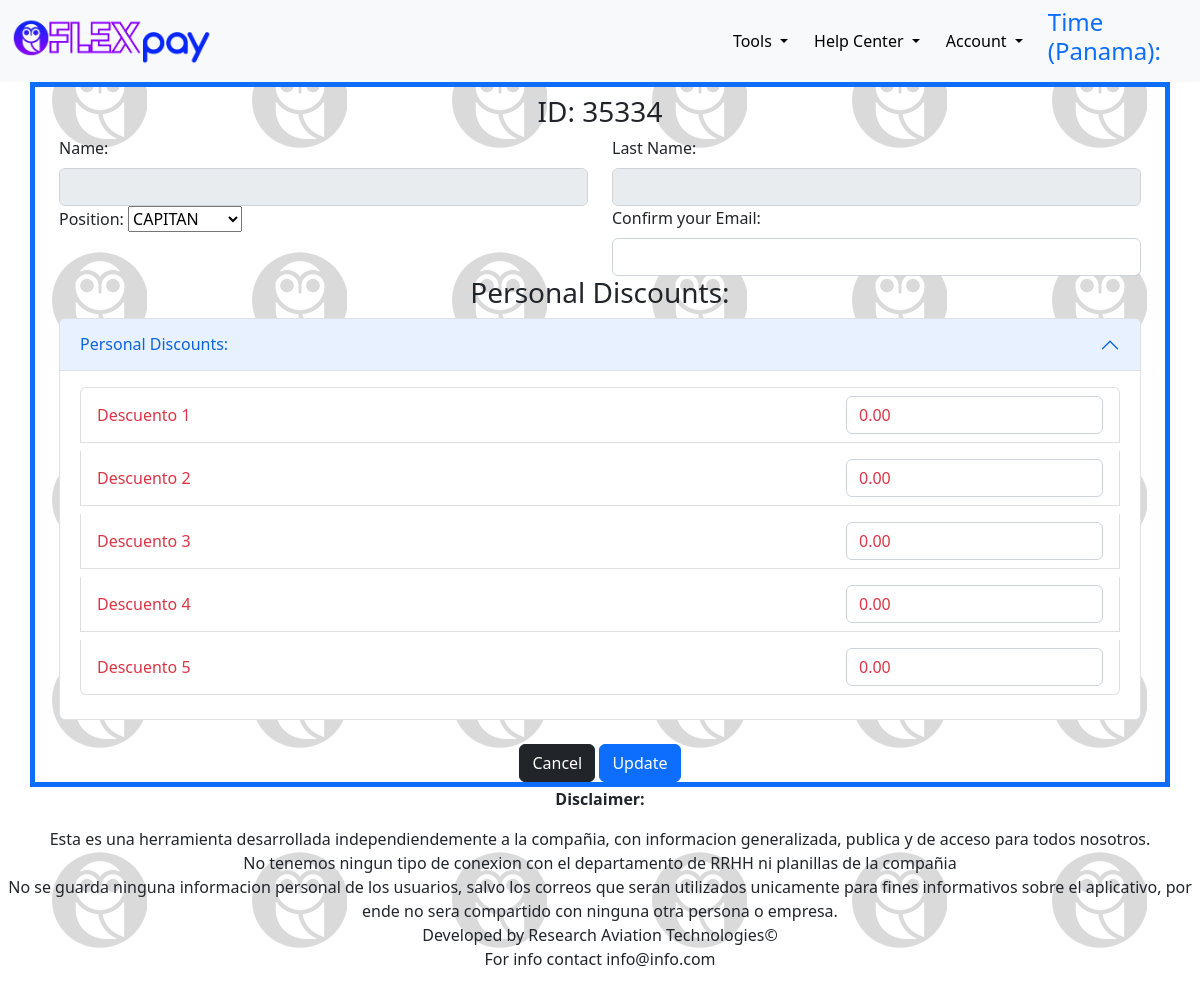
Before: /profile/1/ (signed in) with the older database file.
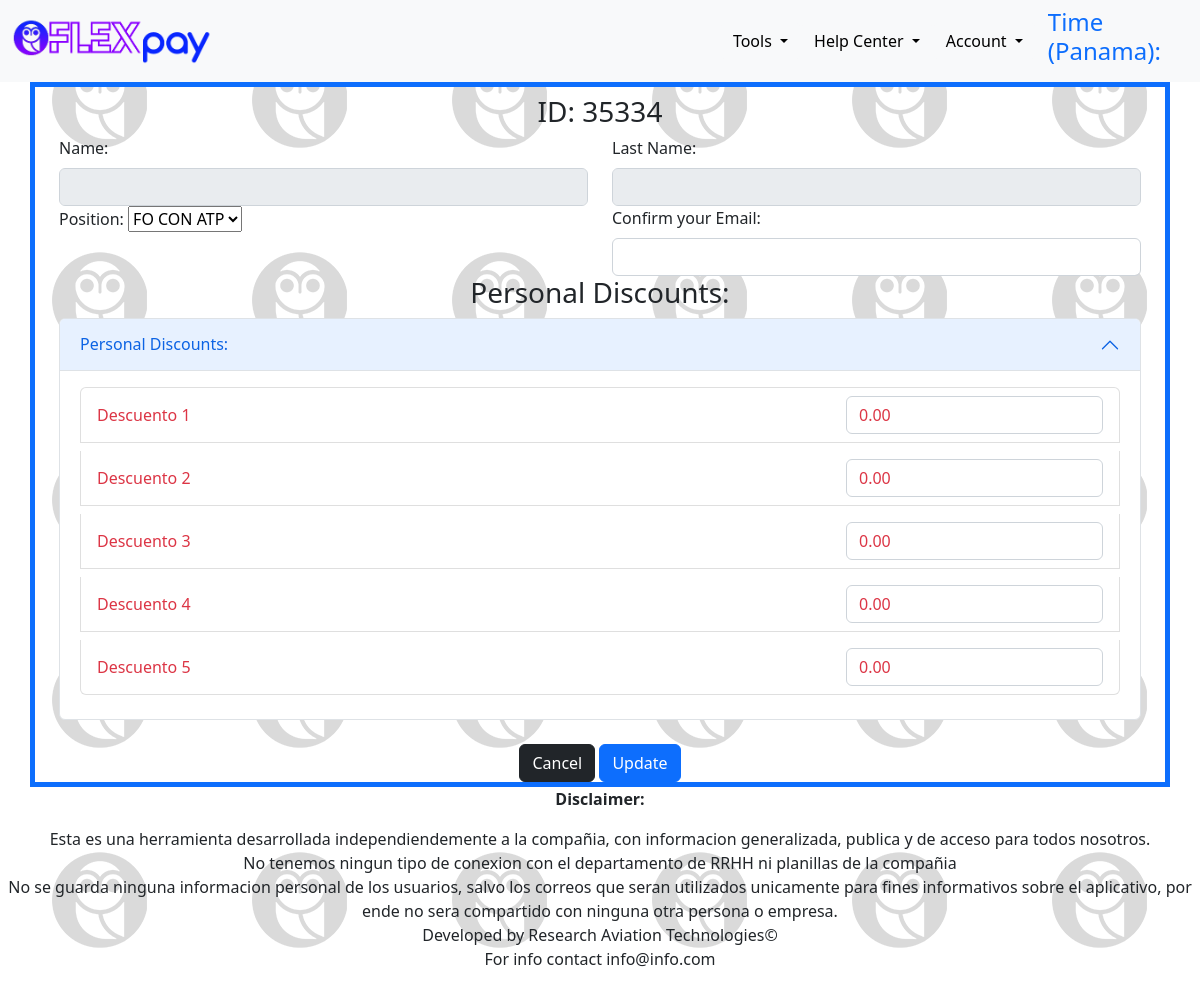
After: the same page with the newer database file.
### main/models.py (models this page shows, shortened)
class User(AbstractUser):
    cmp_id = models.CharField(unique=True, max_length=20, null=True)
    username = models.CharField(max_length=20)
    email = models.EmailField(null=True)
    position = models.ForeignKey(PilotRank,on_delete=models.CASCADE,max_length=20,null=True)
    custom_disc_1 = models.DecimalField(max_digits=7, decimal_places=2, default=0)
    custom_disc_2 = models.DecimalField(max_digits=7, decimal_places=2, default=0)
    custom_disc_3 = models.DecimalField(max_digits=7, decimal_places=2, default=0)
    custom_disc_4 = models.DecimalField(max_digits=7, decimal_places=2, default=0)
    custom_disc_5 = models.DecimalField(max_digits=7, decimal_places=2, default=0)
    USERNAME_FIELD  =   'cmp_id'
    REQUIRED_FIELDS =   ['username']

### main/views.py (the view, shortened to what this page needs)
# urls.py: path('profile/<str:pk>/', views.userprofile, name='profile'),
@login_required(login_url='login')
def userprofile(request,pk):
    user = User.objects.get(id=pk)
    user2 = request.user
    form = UpdateUserForm(instance=user2)
    return render(request,'main/user_profile.html', {'form': form})

### main/forms.py
class UpdateUserForm(ModelForm):
    first_name = forms.CharField(disabled=True,widget=forms.TextInput(attrs={'class': 'form-control',}))
    last_name = forms.CharField(disabled=True,widget=forms.TextInput(attrs={'class': 'form-control'}))
    email = forms.EmailField(widget=forms.EmailInput(attrs={'class': 'form-control'}))
    position = forms.Select()
    custom_disc_1 = forms.DecimalField(widget=forms.NumberInput(attrs={'class':'form-control text-danger'}))
    custom_disc_2 = forms.DecimalField(widget=forms.NumberInput(attrs={'class':'form-control text-danger'}))
    custom_disc_3 = forms.DecimalField(widget=forms.NumberInput(attrs={'class':'form-control text-danger'}))
    custom_disc_4 = forms.DecimalField(widget=forms.NumberInput(attrs={'class':'form-control text-danger'}))
    custom_disc_5 = forms.DecimalField(widget=forms.NumberInput(attrs={'class':'form-control text-danger'}))
    class Meta:
        model = User
        fields = ['first_name','last_name','position','custom_disc_1','custom_disc_2','custom_disc_3','custom_disc_4','custom_disc_5']

### main/models.py (called while the page is built)
    def __str__(self):
        return self.pilot_position

### main/templates/main/user_profile.html (shortened to what this page needs)
{% extends 'main.html' %}
{% block content %}
<form class="container border border-primary border-5 gx-5 gy-5" action="" method="POST">
    <div class="text-center"><h3>ID: {{user.cmp_id}}</h3></div>
    <div class="row">
        <div class="col-sm">
        <label class="form-label">Name:</label>
        {{ form.first_name }}
    </div>
    <div class="col-sm">
        <label class="form-label">Last Name:</label>
        {{ form.last_name }}
    </div>
</div>
    <div class="row">
        <div class="col-sm">
            <label class="form-label">Position:</label>
            {{ form.position }}
        </div>
        <div class="col-sm">
            <label class="form-label">Confirm your Email:</label>
            {{ form.email }}
        </div>
    </div>
    <div class="row text-center"><h3>Personal Discounts:</h3></div>
    <div class="row">
        <div class="col-sm">
            <div class="accordion">
                <div class="accordion-item">
                    <h2 class="accordion-header">
                        <button class="accordion-button" type="button" data-bs-toggle="collapse" data-bs-target="#collapseOne" aria-expanded="true" aria-controls="collapseOne">
                          Personal Discounts:
                        </button>
                      </h2>
                      <div id="collapseOne" class="accordion-collapse collapse show" data-bs-parent="#accordionExample">
                        <div class="accordion-body">
                            <ul class="list-group">
                                <li class="form-label text-danger list-group-item d-flex justify-content-between align-items-center">
                                Descuento 1
                                <span>{{ form.custom_disc_1 }}</span>
                                </li>
                                <li class="form-label text-danger list-group-item d-flex justify-content-between align-items-center">
                                Descuento 2
                                <span>{{ form.custom_disc_2 }}</span>
                                </li>
                                <li class="form-label text-danger list-group-item d-flex justify-content-between align-items-center">
                                Descuento 3
                                <span>{{ form.custom_disc_3 }}</span>
                                </li>
                                <li class="form-label text-danger list-group-item d-flex justify-content-between align-items-center">
                                Descuento 4
                                <span>{{ form.custom_disc_4 }}</span>
                                </li>
                                <li class="form-label text-danger list-group-item d-flex justify-content-between align-items-center">
                                Descuento 5
                                <span>{{ form.custom_disc_5 }}</span>
                                </li>
                            </ul>
                        </div>
                      </div>
                </div>
            </div>
        </div>
    </div>
<div class="text-center">
    <a href="/" class="btn btn-dark">Cancel</a>
    <button class="btn btn-primary" type="submit">Update</button>
</div>
</form>
{% endblock content %}

Changed rows visible on the page:
changed User: position "CAPITAN" → "FO CON ATP"
